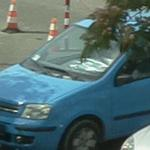
#> input picture data/original/busy_1068.jpg, 150 x 150 px, found by its file name; its folder holds only this picture in this run
$ python snowy.py
#> lines starting #> are read from the running program, lines starting #| are printed output that depends on the picture
#> further down, image is the input picture: shape (150, 150, 3); mean B, G, R 111.2, 109.3, 84.1
import os
import cv2
import random
import numpy as np


def add_fog(img):
    fog = np.zeros_like(img, dtype='uint8')
    fog = np.random.randint(200, 256, size=img.shape, dtype=np.uint8)

    fog = cv2.GaussianBlur(fog, (101, 101), 0)
    fog = fog.astype(img.dtype)  # 将雾的数据类型与图像一致
    img_with_fog = cv2.addWeighted(img, 0.7, fog, 0.3, 0)
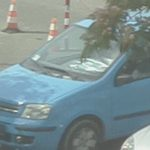
#> img_with_fog: shape (150, 150, 3); mean B, G, R 146.1, 144.8, 127.1

    return img_with_fog


def snow(snow_img):
    bg = np.zeros_like(snow_img, dtype='uint8')
    snow_list = []
    for i in range(150):
        w, h, _ = bg.shape
        x = random.randrange(0, h)
        y = random.randrange(0, w)
        sx = random.randint(-1, 1)
        sy = random.randint(1, 2)
        snow_list.append([x, y, sx, sy])

    # 雪花列表循环
    for i in range(len(snow_list)):
        # 绘制雪花，颜色、位置、大小
        xi = snow_list[i][0]
        yi = snow_list[i][1]
        cv2.circle(bg, (xi, yi), snow_list[i][3], thickness=-1, color=(255, 255, 255))
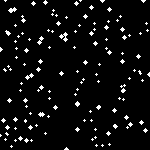
#> bg: shape (150, 150, 3); 5.2% white in thin lines or dots

    return bg


def add_snow(image):
    img_with_fog = add_fog(image)
    bg = snow(img_with_fog)
    img_with_fog = cv2.add(img_with_fog, bg)

    return img_with_fog


if __name__ == '__main__':
    image_folder = 'data/original'
    # output_file = 'datasets2/labels/snowy_accuracy.txt'
    # 获取图片文件夹中的所有文件
    image_files = [f for f in os.listdir(image_folder) if f.endswith('.jpg')]

    # with open(output_file, 'w') as file:
    for image_file in image_files:
        # 构建完整的图片文件路径
        image_path = os.path.join(image_folder, image_file)

        # 从文件加载图像
        image = cv2.imread(image_path)

        # 确保图像是 NumPy 数组并具有正确的数据类型
        image = image.astype(np.uint8)

        # 在这里执行你的处理操作，例如加雪、加雾等
        img_with_fog = add_fog(image)
        bg = snow(img_with_fog)
        img_with_fog = cv2.add(img_with_fog, bg)
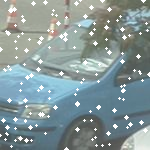
#> img_with_fog: shape (150, 150, 3); mean B, G, R 151.9, 150.5, 133.7

        cv2.imshow("", img_with_fog)
        cv2.waitKey(0)
        cv2.destroyAllWindows()

            # [13 lines of commented-out code are left out]

$ run again, on data/original/busy_1191.jpg
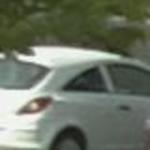
#> input picture data/original/busy_1191.jpg, 150 x 150 px, found by its file name
#> image is the input picture: shape (150, 150, 3); mean B, G, R 100.2, 115.1, 107.7
#> in add_fog, `img_with_fog = cv2.addWeighted(img, 0.7, fog, 0.3, 0)`:
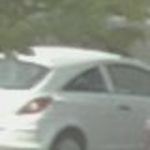
#> img_with_fog: shape (150, 150, 3); mean B, G, R 138.4, 148.8, 143.6
#> `img_with_fog = cv2.add(img_with_fog, bg)`:
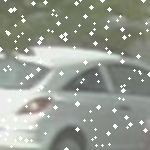
#> img_with_fog: shape (150, 150, 3); mean B, G, R 144.5, 154.3, 149.4

$ run again, on data/original/busy_1213.jpg
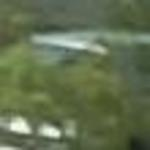
#> input picture data/original/busy_1213.jpg, 150 x 150 px, found by its file name
#> image is the input picture: shape (150, 150, 3); mean B, G, R 78.8, 110.7, 97.7
#> in add_fog, `img_with_fog = cv2.addWeighted(img, 0.7, fog, 0.3, 0)`:
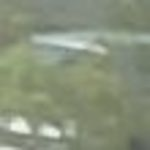
#> img_with_fog: shape (150, 150, 3); mean B, G, R 123.4, 145.7, 136.6
#> `img_with_fog = cv2.add(img_with_fog, bg)`:
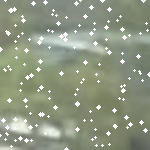
#> img_with_fog: shape (150, 150, 3); mean B, G, R 130.1, 151.3, 142.7

$ run again, on data/original/busy_1247.jpg
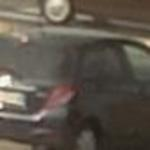
#> input picture data/original/busy_1247.jpg, 150 x 150 px, found by its file name
#> image is the input picture: shape (150, 150, 3); mean B, G, R 75.7, 85.4, 92.8
#> in add_fog, `img_with_fog = cv2.addWeighted(img, 0.7, fog, 0.3, 0)`:
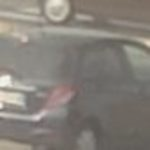
#> img_with_fog: shape (150, 150, 3); mean B, G, R 121.3, 128.1, 133.2
#> `img_with_fog = cv2.add(img_with_fog, bg)`:
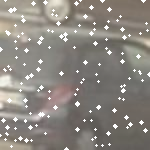
#> img_with_fog: shape (150, 150, 3); mean B, G, R 128.2, 134.6, 139.5

$ run again, on data/original/busy_1102.jpg
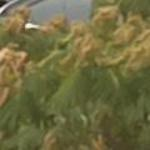
#> input picture data/original/busy_1102.jpg, 150 x 150 px, found by its file name
#> image is the input picture: shape (150, 150, 3); mean B, G, R 64.9, 106.9, 111.3
#> in add_fog, `img_with_fog = cv2.addWeighted(img, 0.7, fog, 0.3, 0)`:
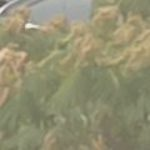
#> img_with_fog: shape (150, 150, 3); mean B, G, R 113.7, 143.1, 146.1
#> `img_with_fog = cv2.add(img_with_fog, bg)`:
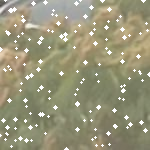
#> img_with_fog: shape (150, 150, 3); mean B, G, R 121, 148.9, 151.8
